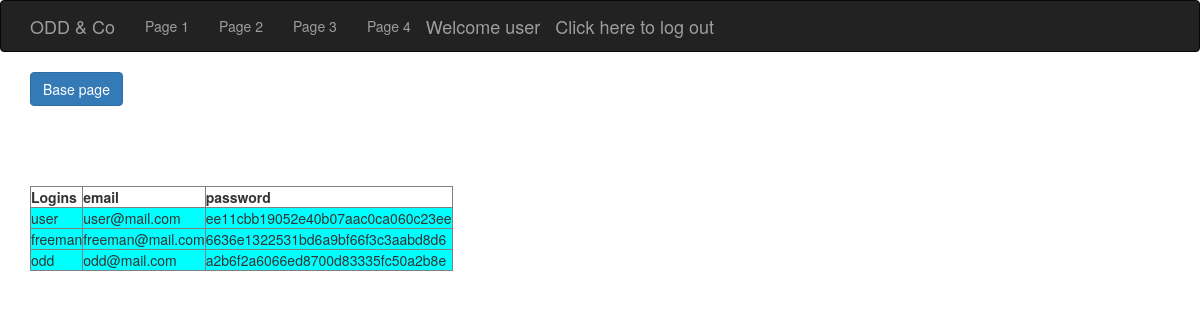
Page /app/admin.php (signed in) on the committed database.
### tables this page shows
CREATE TABLE `users` (
  `id_user` int(10) NOT NULL,
  `login` varchar(25) NOT NULL,
  `password` varchar(255) NOT NULL,
  `email` varchar(25) NOT NULL,
  `activation` varchar(255) NOT NULL,
  `status` int(10) NOT NULL DEFAULT '0'
);

### app/admin.php (the view, shortened to what this page needs)
<?php
require_once '../app/header.php';
require_once '../app/footer.php';
?>
    <div class="container">
        <form action="../index.php">
            <button class="btn btn-primary">Base page</button>
        </form>
    </div>
    <div class="container">
    <table cellspacing="2" border="1" cellpadding="5" width="200">
<?php
    $link = app\linkSql::linked();
    $strSQL = "SELECT * FROM users ";
    $rs = mysqli_query($link, $strSQL);
    echo "<th > Logins </th> <th > email </th> <th> password</th>";
    while ($row = mysqli_fetch_array($rs)){
        echo "<tr> <td bgcolor='aqua'>" . $row[1]. "</td>   <td bgcolor='aqua'>" . $row[3]. "</td> <td bgcolor='aqua'>" . $row[2]. "</td> </tr>" ;
        echo "<br>";
    }
 ?>
    </table>
    </div>

### rows in the picture
users: login "user", email "user@mail.com", password "ee11cbb19052e40b07aac0ca060c23ee"
users: login "freeman", email "freeman@mail.com", password "6636e1322531bd6a9bf66f3c3aabd8d6"
users: login "odd", email "odd@mail.com", password "a2b6f2a6066ed8700d83335fc50a2b8e"

### other values in the picture
app\enter::session() "user"
